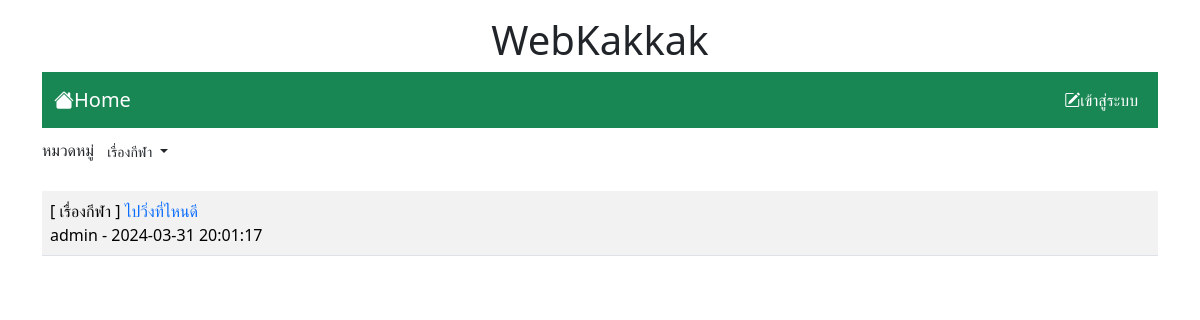
The app's page /index.php?id=2 with its own data.
### tables this page shows
CREATE TABLE `category` (
  `id` int(11) NOT NULL,
  `name` varchar(32) NOT NULL
);

CREATE TABLE `post` (
  `id` int(11) NOT NULL,
  `title` varchar(128) NOT NULL,
  `content` varchar(2048) NOT NULL,
  `post_date` datetime NOT NULL,
  `cat_id` int(11) NOT NULL,
  `user_id` int(11) NOT NULL
);

CREATE TABLE `user` (
  `id` int(11) NOT NULL,
  `login` varchar(32) NOT NULL,
  `password` varchar(64) NOT NULL,
  `name` varchar(64) NOT NULL,
  `gender` char(1) NOT NULL,
  `email` varchar(32) NOT NULL,
  `role` char(1) NOT NULL
);

### index.php (the view, shortened to what this page needs)
<!DOCTYPE html>
<html lang="en">
<head>
    <link rel="stylesheet" href="https://cdn.jsdelivr.net/npm/bootstrap-icons@1.11.3/font/bootstrap-icons.min.css">
    <link rel="stylesheet" href="bootstrap-5.3.2-dist/css/bootstrap.min.css">
</head>
<body>
    <div class="container-lg">
        <h1 style="text-align: center;" class="mt-3"> WebKakkak</h1>
        <?php include('nav.php')?>
        <div class="my-2 d-flex justify-content-between">
            <div>
                <lable>หมวดหมู่</lable>
                <span class="dropdown">
                    <?php
                        $conn=new PDO("mysql:host=localhost;dbname=webboard;charset=utf8","root","");
                    ?>
                    <button class="btn btn-white-50 btn-sm dropdown-toggle" type="button" data-bs-toggle="dropdown"
                        aria-expanded="false">
                            <?php
                            if(isset($_GET['id'])){
                            $sql="SELECT name FROM category WHERE id=$_GET[id]";
                            foreach($conn->query($sql)as $row)
                            echo "$row[name]";
                            }else{
                                echo "--ทั้งหมด--";
                            }
                            ?>
                    </button>
                        <?php
                            $sql="SELECT * FROM category";
                        ?>
                </span>
            </div>
        </div>
        <table class="table table-striped mt-4 ">
            <?php
            $conn=new PDO("mysql:host=localhost;dbname=webboard;charset=utf8","root","");
            if(isset($_GET['id'])){
                $sql="SELECT t3.name,t1.title,t1.id,t2.login,t1.post_date,t2.id as 'user_id' FROM post as t1
                INNER JOIN user as t2 ON (t1.user_id=t2.id)
                INNER JOIN category as t3 ON (t1.cat_id=t3.id)
                WHERE t1.cat_id=$_GET[id]
                ORDER BY t1.post_date DESC" ;
            }else{
                $sql="SELECT t3.name,t1.title,t1.id,t2.login,t1.post_date,t2.id as 'user_id' FROM post as t1
                INNER JOIN user as t2 ON (t1.user_id=t2.id)
                INNER JOIN category as t3 ON (t1.cat_id=t3.id)
                ORDER BY t1.post_date DESC" ;
            }
            $result=$conn->query($sql);
            while($row=$result->fetch()){
                echo "<tr><td class='d-flex'>
                <div class='flex-grow-1'>[ $row[0] ]<a href=post.php?id=$row[2]
                style=text-decoration:none> $row[1]</a><br>$row[3] - $row[4]</div>";
            }
            ?>
        </table>
    </div>
</body>
</html>

### records on screen
category: name "เรื่องกีฬา"
post: category.name "เรื่องกีฬา", title "ไปวิ่งที่ไหนดี", user.login "admin", post_date "2024-03-31 20:01:17"
